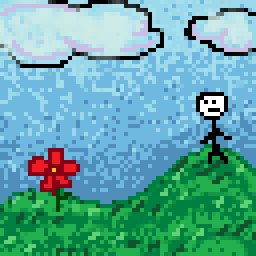
#> input picture ej15/paint.png, 64 x 64 px (shown 4 times larger)
$ python ej15.py
#> lines starting #> are read from the running program, lines starting #| are printed output that depends on the picture
# ej15)importar en python una imagen a color y mostrarla. definir una funcion para convertir imágenes
#a escala de grises y mostrar el resutado. no se deben usar funciones integradas. en su lugar usar
#la fórmula: gris= R*0.2989+G*0.5870+B*0.1140

import matplotlib.pyplot as plt
import numpy as np
from PIL import Image, ImageOps
global f
global c
f= 64
c= 64
def gris(im):
    M= np.array(im)
    for i in range(f):
        for j in range(c):
            r= M[i][j][0]
            g= M[i][j][1]
            b= M[i][j][2]
            gris= r*0.2989+g*0.5870+b*0.1140
            M[i][j][0]= gris
            M[i][j][1]= gris
            M[i][j][2]= gris

    return M
im= Image.open("paint.png")
#> im is the input picture: PIL image 64x64 RGBA; mean R, G, B, A 95.9, 167.6, 163.5, 255
plt.imshow(im)
plt.title("normal")
plt.show()
im_gris= gris(im)
#> after the loop in gris, `for i in range(f):`:
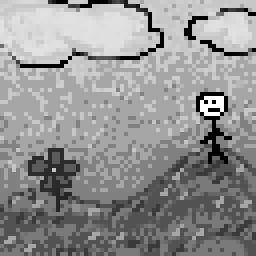
#> M: shape (64, 64, 4) (shown 4 times larger); mean R, G, B, A 145.1, 145.1, 145.1, 255
plt.title("escala de grises")
plt.imshow(im_gris)
plt.show()
